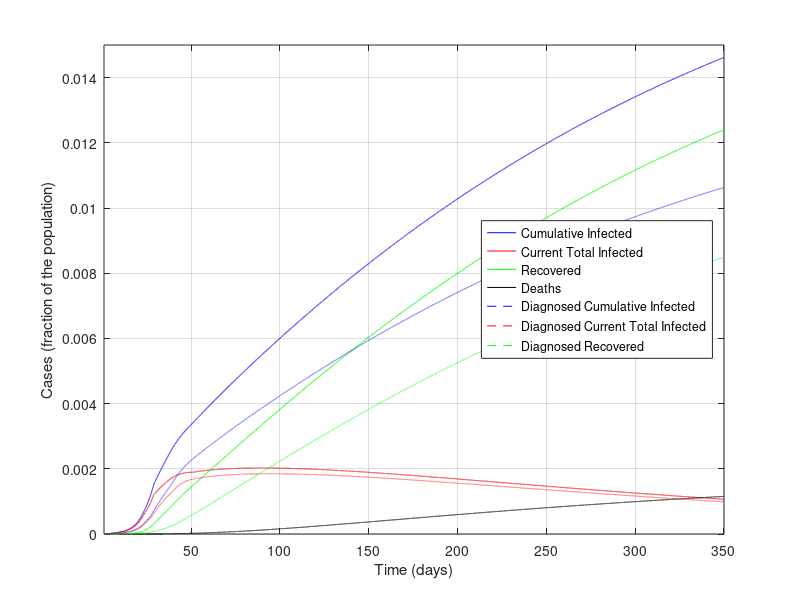
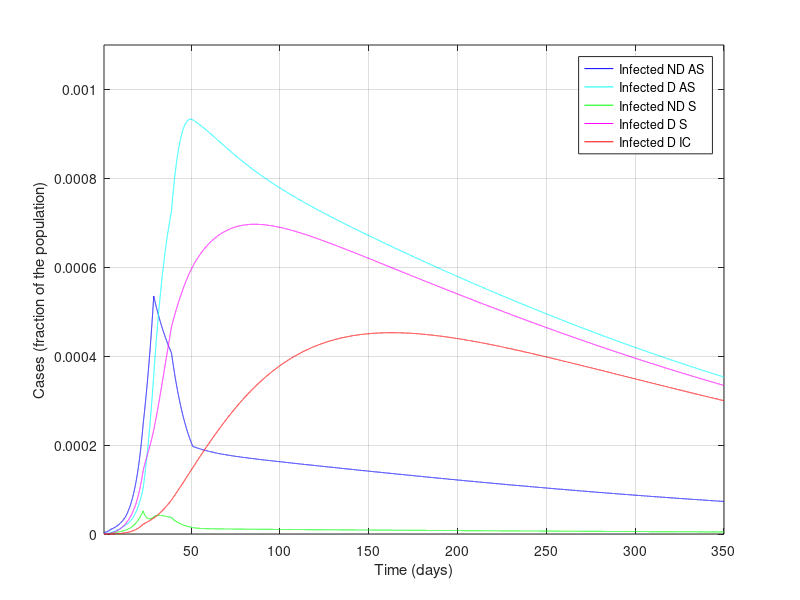

Write the MATLAB code that produced these figures, in order.
%%%%%%%%%%%%%%%%%%%%%%%%%%%%%%%%%%%%%%%%
%%%%%%%%%%%%%%%%%%%%%%%%%%%%%%%%%%%%%%%%
% MATLAB Code for epidemic simulations with the SIDARTHE model in the work
%
% Modelling the COVID-19 epidemic and implementation of population-wide interventions in Italy
% by Giulia Giordano, Franco Blanchini, Raffaele Bruno, Patrizio Colaneri, Alessandro Di Filippo, Angela Di Matteo, Marta Colaneri
% 
% Giulia Giordano, April 5, 2020
% Contact: giulia.giordano@unitn.it
%%%%%%%%%%%%%%%%%%%%%%%%%%%%%%%%%%%%%%%%
%%%%%%%%%%%%%%%%%%%%%%%%%%%%%%%%%%%%%%%%

clear all
close all
clc

%%%%%%%%%%%%%%%%%%%%%%%%%%%%%%%%%%%%%%%%
% DATA
%%%%%%%%%%%%%%%%%%%%%%%%%%%%%%%%%%%%%%%%

% Italian population
popolazione=60e6;

%%%%%%%%%%%%%%%%%%%%%%%%%%%%%%%%%%%%%%%%
% PARAMETERS
%%%%%%%%%%%%%%%%%%%%%%%%%%%%%%%%%%%%%%%%

% Simulation horizon: CAN BE MODIFIED AT ONE'S WILL
Orizzonte = 350;

% Plot yes/no: SET TO 1 IF PDF FIGURES MUST BE GENERATED, 0 OTHERWISE
plotPDF = 0;

% Time-step for Euler discretisation of the continuous-time system
step=0.01;

% Transmission rate due to contacts with UNDETECTED asymptomatic infected
alfa=0.57;
% Transmission rate due to contacts with DETECTED asymptomatic infected
beta=0.0114;
% Transmission rate due to contacts with UNDETECTED symptomatic infected
gamma=0.456;
% Transmission rate due to contacts with DETECTED symptomatic infected
delta=0.0114;

% Detection rate for ASYMPTOMATIC
epsilon=0.171;
% Detection rate for SYMPTOMATIC
theta=0.3705;

% Worsening rate: UNDETECTED asymptomatic infected becomes symptomatic
zeta=0.1254;
% Worsening rate: DETECTED asymptomatic infected becomes symptomatic
eta=0.1254;

% Worsening rate: UNDETECTED symptomatic infected develop life-threatening
% symptoms
mu=0.0171;
% Worsening rate: DETECTED symptomatic infected develop life-threatening
% symptoms
nu=0.0274;

% Mortality rate for infected with life-threatening symptoms
tau=0.01;

% Recovery rate for undetected asymptomatic infected
lambda=0.0342;
% Recovery rate for detected asymptomatic infected
rho=0.0342;
% Recovery rate for undetected symptomatic infected
kappa=0.0171;
% Recovery rate for detected symptomatic infected
xi=0.0171;
% Recovery rate for life-threatened symptomatic infected
sigma=0.0171;

% Rate of loss of immunity
ki=0;

%%%%%%%%%%%%%%%%%%%%%%%%%%%%%%%%%%%%%%%%
% DEFINITIONS
%%%%%%%%%%%%%%%%%%%%%%%%%%%%%%%%%%%%%%%%

% Parameters
r1=epsilon+zeta+lambda;
r2=eta+rho;
r3=theta+mu+kappa;
r4=nu+xi;
r5=sigma+tau;

% Initial R0
R0_iniziale=alfa/r1+beta*epsilon/(r1*r2)+gamma*zeta/(r1*r3)+delta*eta*epsilon/(r1*r2*r4)+delta*zeta*theta/(r1*r3*r4)

% Time horizon
t=1:step:Orizzonte;

% Vectors for time evolution of variables
S=zeros(1,length(t));
I=zeros(1,length(t));
D=zeros(1,length(t));
A=zeros(1,length(t));
R=zeros(1,length(t));
T=zeros(1,length(t));
H=zeros(1,length(t));
H_diagnosticati=zeros(1,length(t)); % DIAGNOSED recovered only!
E=zeros(1,length(t));

% Vectors for time evolution of actual/perceived Case Fatality Rate
M=zeros(1,length(t));
P=zeros(1,length(t));

%%%%%%%%%%%%%%%%%%%%%%%%%%%%%%%%%%%%%%%%
% INITIAL CONDITIONS
%%%%%%%%%%%%%%%%%%%%%%%%%%%%%%%%%%%%%%%%

I(1)=200/popolazione;
D(1)=20/popolazione;
A(1)=1/popolazione;
R(1)=2/popolazione;
T(1)=0.00;
H(1)=0.00;
E(1)=0.00;
S(1)=1-I(1)-D(1)-A(1)-R(1)-T(1)-H(1)-E(1);

H_diagnosticati(1) = 0.00; % DIAGNOSED recovered only
Infetti_reali(1)=I(1)+D(1)+A(1)+R(1)+T(1); % Actual currently infected

M(1)=0;
P(1)=0;

% Whole state vector
x=[S(1);I(1);D(1);A(1);R(1);T(1);H(1);E(1);H_diagnosticati(1);Infetti_reali(1)];

%%%%%%%%%%%%%%%%%%%%%%%%%%%%%%%%%%%%%%%%
% SIMULATION
%%%%%%%%%%%%%%%%%%%%%%%%%%%%%%%%%%%%%%%%

% "Control" binary variables to compute the new R0 every time a policy has
% changed the parameters
plottato = 0;
plottato1 = 0;
plottato_bis = 0;
plottato_tris = 0;
plottato_quat = 0;
plottato_fin = 0;

for i=2:length(t)
    
    if (i>4/step) % Basic social distancing (awareness, schools closed)
        alfa=0.4218;
        gamma=0.285;
        beta = 0.0057;
        delta=0.0057;
        if plottato == 0 % Compute the new R0
            r1=epsilon+zeta+lambda;
            r2=eta+rho;
            r3=theta+mu+kappa;
            r4=nu+xi;
            r5=sigma+tau;
            R0_primemisure=alfa/r1+beta*epsilon/(r1*r2)+gamma*zeta/(r1*r3)+delta*eta*epsilon/(r1*r2*r4)+delta*zeta*theta/(r1*r3*r4)
            plottato = 1;
        end
    end
    
    if (i>12/step)
        % Screening limited to / focused on symptomatic subjects
        epsilon=0.1425;
        if plottato1 == 0
            r1=epsilon+zeta+lambda;
            r2=eta+rho;
            r3=theta+mu+kappa;
            r4=nu+xi;
            r5=sigma+tau;
            R0_primemisureeps=alfa/r1+beta*epsilon/(r1*r2)+gamma*zeta/(r1*r3)+delta*eta*epsilon/(r1*r2*r4)+delta*zeta*theta/(r1*r3*r4)
            plottato1 = 1;
        end
    end
    
    if (i>22/step) % Social distancing: lockdown, mild effect
        
        alfa=0.36;
        beta=0.005;
        gamma=0.2;
        delta=0.005;
        
        mu = 0.008;
        nu = 0.015;
        
        zeta=0.034;
        eta=0.034;
        
        lambda=0.08;
        rho=0.0171;
        kappa=0.0171;
        xi=0.0171;
        sigma=0.0171;
        
        if plottato_bis == 0 % Compute the new R0
            r1=epsilon+zeta+lambda;
            r2=eta+rho;
            r3=theta+mu+kappa;
            r4=nu+xi;
            r5=sigma+tau;
            R0_secondemisure=(alfa*r2*r3*r4+epsilon*beta*r3*r4+gamma*zeta*r2*r4+delta*eta*epsilon*r3+delta*zeta*theta*r2)/(r1*r2*r3*r4)
            plottato_bis = 1;
        end
    end
    
    if (i>28/step) % Social distancing: lockdown, strong effect
        
        alfa=0.21;
        gamma=0.11;
        
        if plottato_tris == 0 % Compute the new R0
            r1=epsilon+zeta+lambda;
            r2=eta+rho;
            r3=theta+mu+kappa;
            r4=nu+xi;
            r5=sigma+tau;
            R0_terzemisure=(alfa*r2*r3*r4+epsilon*beta*r3*r4+gamma*zeta*r2*r4+delta*eta*epsilon*r3+delta*zeta*theta*r2)/(r1*r2*r3*r4)
            plottato_tris = 1;
        end
    end
    
    
    if (i>38/step) % Broader diagnosis campaign
        
        epsilon = 0.2;
        rho=0.02;
        kappa=0.02;
        xi=0.02;
        sigma=0.01;
        
        zeta=0.025;
        eta=0.025;
        
        if plottato_quat == 0 % Compute the new R0
            r1=epsilon+zeta+lambda;
            r2=eta+rho;
            r3=theta+mu+kappa;
            r4=nu+xi;
            r5=sigma+tau;
            R0_quartemisure=(alfa*r2*r3*r4+epsilon*beta*r3*r4+gamma*zeta*r2*r4+delta*eta*epsilon*r3+delta*zeta*theta*r2)/(r1*r2*r3*r4)
            plottato_quat = 1;
        end
    end
    
    % OUTLOOK: to EXPLORE POSSIBLE SCENARIOS,
    % change the parameters (after 50 days)
    if (i>50/step)
        
        alfa=0.2100*1.2;
        beta=0.0050*1;
        gamma=0.1100*1;
        delta=0.0050*1;
        
        epsilon= 0.2000*1;
        theta = 0.3705*1;
        
        zeta = 0.0250*1;
        eta  = 0.0250*1;
        
        mu  = 0.008*1;
        nu   = 0.0150*1;
        
        tau   = 0.0100*1;
        
        lambda   = 0.0800*1;
        rho  = 0.0200*1;
        kappa  = 0.0200*1;
        xi  = 0.0200*1;
        sigma = 0.0100*1;
        
        ki=0;
        
        if plottato_fin == 0 % Compute the new R0
            r1=epsilon+zeta+lambda;
            r2=eta+rho;
            r3=theta+mu+kappa;
            r4=nu+xi;
            r5=sigma+tau;
            R0_final=(alfa*r2*r3*r4+epsilon*beta*r3*r4+gamma*zeta*r2*r4+delta*eta*epsilon*r3+delta*zeta*theta*r2)/(r1*r2*r3*r4)
            plottato_fin = 1;
        end
        
    end
    
    % Compute the system evolution
    
    B=[-alfa*x(2)-beta*x(3)-gamma*x(4)-delta*x(5) 0 0 0 0 0 ki 0 0 0;
        alfa*x(2)+beta*x(3)+gamma*x(4)+delta*x(5) -(epsilon+zeta+lambda) 0 0 0 0 0 0 0 0;
        0 epsilon  -(eta+rho) 0 0 0 0 0 0 0;
        0 zeta 0 -(theta+mu+kappa) 0 0 0 0 0 0;
        0 0 eta theta -(nu+xi) 0 0 0 0 0;
        0 0 0 mu nu  -(sigma+tau) 0 0 0 0;
        0 lambda rho kappa xi sigma -ki 0 0 0;
        0 0 0 0 0 tau 0 0 0 0;
        0 0 rho 0 xi sigma 0 0 0 0;
        alfa*x(2)+beta*x(3)+gamma*x(4)+delta*x(5) 0 0 0 0 0 0 0 0 0];
    x=x+B*x*step;
    
    % Update variables
    
    S(i)=x(1);
    I(i)=x(2);
    D(i)=x(3);
    A(i)=x(4);
    R(i)=x(5);
    T(i)=x(6);
    H(i)=x(7);
    E(i)=x(8);
    
    H_diagnosticati(i)=x(9);
    Infetti_reali(i)=x(10);
    
    % Update Case Fatality Rate
    
    M(i)=E(i)/(S(1)-S(i));
    P(i)=E(i)/((epsilon*r3+(theta+mu)*zeta)*(I(1)+S(1)-I(i)-S(i))/(r1*r3)+(theta+mu)*(A(1)-A(i))/r3);
    
end

%%%%%%%%%%%%%%%%%%%%%%%%%%%%%%%%%%%%%%%%
% FINAL VALUES
%%%%%%%%%%%%%%%%%%%%%%%%%%%%%%%%%%%%%%%%

% Variables
Sbar=S(length(t));
Ibar=I(length(t));
Dbar=D(length(t));
Abar=A(length(t));
Rbar=R(length(t));
Tbar=T(length(t));
Hbar=H(length(t));
Ebar=E(length(t));

% Case fatality rate
Mbar=M(length(t));
Pbar=P(length(t));

% Case fatality rate from formulas
Mbar1=Ebar/(S(1)-Sbar);
Pbar1=Ebar/((epsilon*r3+(theta+mu)*zeta)*(I(1)+S(1)-Sbar-Ibar)/(r1*r3)+(theta+mu)*(A(1)-Abar)/r3);

%%%%%%%%%%%%%%%%%%%%%%%%%%%%%%%%%%%%%%%%
% FIGURES
%%%%%%%%%%%%%%%%%%%%%%%%%%%%%%%%%%%%%%%%

figure
plot(t,Infetti_reali,'b',t,I+D+A+R+T,'r',t,H,'g',t,E,'k')
hold on
plot(t,D+R+T+E+H_diagnosticati,'--b',t,D+R+T,'--r',t,H_diagnosticati,'--g')
xlim([t(1) t(end)])
ylim([0 0.015])
%title('Actual vs. Diagnosed Epidemic Evolution')
xlabel('Time (days)')
ylabel('Cases (fraction of the population)')
legend({'Cumulative Infected','Current Total Infected', 'Recovered', 'Deaths','Diagnosed Cumulative Infected','Diagnosed Current Total Infected', 'Diagnosed Recovered'},'Location','east')
grid

if plotPDF==1
    set(gcf, 'PaperUnits', 'centimeters');
    set(gcf, 'PaperPosition', [0 0 24 16]);
    set(gcf, 'PaperSize', [24 16]); % dimension on x axis and y axis resp.
    print(gcf,'-dpdf', ['PanoramicaEpidemiaRealevsPercepita.pdf'])
end
%

figure
plot(t,I,'b',t,D,'c',t,A,'g',t,R,'m',t,T,'r')
xlim([t(1) t(end)])
ylim([0 1.1e-3])
%title('Infected, different stages, Diagnosed vs. Non Diagnosed')
xlabel('Time (days)')
ylabel('Cases (fraction of the population)')
legend({'Infected ND AS', 'Infected D AS', 'Infected ND S', 'Infected D S', 'Infected D IC'},'Location','northeast')
grid

if plotPDF==1
    set(gcf, 'PaperUnits', 'centimeters');
    set(gcf, 'PaperPosition', [0 0 24 16]);
    set(gcf, 'PaperSize', [24 16]); % dimension on x axis and y axis resp.
    print(gcf,'-dpdf', ['SuddivisioneInfetti.pdf'])
end